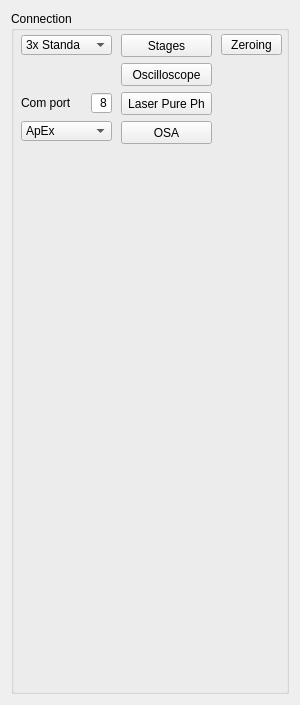
          <widget class="QWidget" name="page">
           <property name="geometry">
            <rect>
             <x>0</x>
             <y>0</y>
             <width>300</width>
             <height>705</height>
            </rect>
           </property>
           <attribute name="label">
            <string>Connection</string>
           </attribute>
           <layout class="QVBoxLayout" name="verticalLayout">
            <item>
             <widget class="QGroupBox" name="groupBox_3">
              <property name="sizePolicy">
               <sizepolicy hsizetype="Preferred" vsizetype="Minimum">
                <horstretch>0</horstretch>
                <verstretch>0</verstretch>
               </sizepolicy>
              </property>
              <property name="title">
               <string>Connection</string>
              </property>
              <widget class="QPushButton" name="pushButton_StagesConnect">
               <property name="geometry">
                <rect>
                 <x>110</x>
                 <y>23</y>
                 <width>91</width>
                 <height>23</height>
                </rect>
               </property>
               <property name="text">
                <string>Stages</string>
               </property>
               <property name="checkable">
                <bool>true</bool>
               </property>
              </widget>
              <widget class="QPushButton" name="pushButton_OSA_connect">
               <property name="geometry">
                <rect>
                 <x>110</x>
                 <y>110</y>
                 <width>91</width>
                 <height>23</height>
                </rect>
               </property>
               <property name="text">
                <string>OSA</string>
               </property>
               <property name="checkable">
                <bool>true</bool>
               </property>
              </widget>
              <widget class="QPushButton" name="pushButton_scope_connect">
               <property name="geometry">
                <rect>
                 <x>110</x>
                 <y>52</y>
                 <width>91</width>
                 <height>23</height>
                </rect>
               </property>
               <property name="text">
                <string>Oscilloscope</string>
               </property>
               <property name="checkable">
                <bool>false</bool>
               </property>
              </widget>
              <widget class="QPushButton" name="pushButton_laser_connect">
               <property name="geometry">
                <rect>
                 <x>110</x>
                 <y>81</y>
                 <width>91</width>
                 <height>23</height>
                </rect>
               </property>
               <property name="text">
                <string>Laser Pure Ph</string>
               </property>
              </widget>
              <widget class="QComboBox" name="comboBox_Type_of_OSA">
               <property name="geometry">
                <rect>
                 <x>10</x>
                 <y>110</y>
                 <width>91</width>
                 <height>20</height>
                </rect>
               </property>
               <item>
                <property name="text">
                 <string>ApEx</string>
                </property>
               </item>
               <item>
                <property name="text">
                 <string>Astro interrogator</string>
                </property>
               </item>
               <item>
                <property name="text">
                 <string>Yokogawa</string>
                </property>
               </item>
              </widget>
              <widget class="QComboBox" name="comboBox_Type_of_Stages">
               <property name="geometry">
                <rect>
                 <x>10</x>
                 <y>24</y>
                 <width>91</width>
                 <height>20</height>
                </rect>
               </property>
               <item>
                <property name="text">
                 <string>3x Standa</string>
                </property>
               </item>
               <item>
                <property name="text">
                 <string>2x Thorlabs</string>
                </property>
               </item>
              </widget>
              <widget class="QLineEdit" name="lineEdit_laser_COMport">
               <property name="geometry">
                <rect>
                 <x>80</x>
                 <y>82</y>
                 <width>21</width>
                 <height>20</height>
                </rect>
               </property>
               <property name="text">
                <string>8</string>
               </property>
               <property name="alignment">
                <set>Qt::AlignRight|Qt::AlignTrailing|Qt::AlignVCenter</set>
               </property>
              </widget>
              <widget class="QLabel" name="label_24">
               <property name="geometry">
                <rect>
                 <x>10</x>
                 <y>82</y>
                 <width>61</width>
                 <height>20</height>
                </rect>
               </property>
               <property name="text">
                <string>Com port</string>
               </property>
              </widget>
              <widget class="QPushButton" name="pushButton_zeroing_stages">
               <property name="geometry">
                <rect>
                 <x>210</x>
                 <y>23</y>
                 <width>61</width>
                 <height>21</height>
                </rect>
               </property>
               <property name="text">
                <string>Zeroing</string>
               </property>
              </widget>
             </widget>
            </item>
           </layout>
          </widget>
